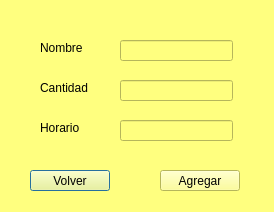
<?xml version="1.0" encoding="UTF-8"?>
<ui version="4.0">
 <class>Agregar</class>
 <widget class="QDialog" name="Agregar">
  <property name="geometry">
   <rect>
    <x>0</x>
    <y>0</y>
    <width>274</width>
    <height>212</height>
   </rect>
  </property>
  <property name="windowTitle">
   <string>Dialog</string>
  </property>
  <property name="styleSheet">
   <string notr="true">background-color: rgb(255, 255, 127);</string>
  </property>
  <widget class="QLineEdit" name="lineEditNombre">
   <property name="geometry">
    <rect>
     <x>120</x>
     <y>40</y>
     <width>113</width>
     <height>21</height>
    </rect>
   </property>
  </widget>
  <widget class="QLineEdit" name="lineEditCantidad">
   <property name="geometry">
    <rect>
     <x>120</x>
     <y>80</y>
     <width>113</width>
     <height>21</height>
    </rect>
   </property>
  </widget>
  <widget class="QLineEdit" name="lineEditHorario">
   <property name="geometry">
    <rect>
     <x>120</x>
     <y>120</y>
     <width>113</width>
     <height>21</height>
    </rect>
   </property>
  </widget>
  <widget class="QLabel" name="label">
   <property name="geometry">
    <rect>
     <x>40</x>
     <y>40</y>
     <width>61</width>
     <height>16</height>
    </rect>
   </property>
   <property name="styleSheet">
    <string notr="true">font: 75 11pt &quot;Garamond&quot;;
</string>
   </property>
   <property name="text">
    <string>Nombre</string>
   </property>
  </widget>
  <widget class="QLabel" name="label_2">
   <property name="geometry">
    <rect>
     <x>40</x>
     <y>80</y>
     <width>61</width>
     <height>16</height>
    </rect>
   </property>
   <property name="styleSheet">
    <string notr="true">font: 75 11pt &quot;Garamond&quot;;
</string>
   </property>
   <property name="text">
    <string>Cantidad</string>
   </property>
  </widget>
  <widget class="QLabel" name="label_3">
   <property name="geometry">
    <rect>
     <x>40</x>
     <y>120</y>
     <width>61</width>
     <height>16</height>
    </rect>
   </property>
   <property name="styleSheet">
    <string notr="true">font: 75 11pt &quot;Garamond&quot;;
</string>
   </property>
   <property name="text">
    <string>Horario</string>
   </property>
  </widget>
  <widget class="QPushButton" name="pushButtonVolver">
   <property name="geometry">
    <rect>
     <x>30</x>
     <y>170</y>
     <width>80</width>
     <height>21</height>
    </rect>
   </property>
   <property name="styleSheet">
    <string notr="true">font: 75 12pt &quot;Garamond&quot;;</string>
   </property>
   <property name="text">
    <string>Volver</string>
   </property>
  </widget>
  <widget class="QPushButton" name="pushButtonAgregar">
   <property name="geometry">
    <rect>
     <x>160</x>
     <y>170</y>
     <width>80</width>
     <height>21</height>
    </rect>
   </property>
   <property name="styleSheet">
    <string notr="true">font: 75 12pt &quot;Garamond&quot;;</string>
   </property>
   <property name="text">
    <string>Agregar</string>
   </property>
  </widget>
 </widget>
 <resources/>
 <connections/>
</ui>
